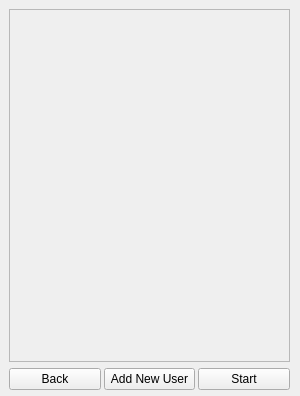
<?xml version="1.0" encoding="UTF-8"?>
<ui version="4.0">
 <class>Users</class>
 <widget class="QMainWindow" name="Users">
  <property name="geometry">
   <rect>
    <x>0</x>
    <y>0</y>
    <width>300</width>
    <height>396</height>
   </rect>
  </property>
  <property name="windowTitle">
   <string>MainWindow</string>
  </property>
  <widget class="QWidget" name="centralwidget">
   <widget class="QWidget" name="verticalLayoutWidget">
    <property name="geometry">
     <rect>
      <x>9</x>
      <y>9</y>
      <width>281</width>
      <height>381</height>
     </rect>
    </property>
    <layout class="QVBoxLayout" name="verticalLayout">
     <item>
      <widget class="QScrollArea" name="scrollArea">
       <property name="widgetResizable">
        <bool>true</bool>
       </property>
       <widget class="QWidget" name="scrollAreaWidgetContents">
        <property name="geometry">
         <rect>
          <x>0</x>
          <y>0</y>
          <width>277</width>
          <height>342</height>
         </rect>
        </property>
       </widget>
      </widget>
     </item>
     <item>
      <layout class="QHBoxLayout" name="horizontalLayout" stretch="0,0,0">
       <property name="spacing">
        <number>3</number>
       </property>
       <item>
        <widget class="QPushButton" name="BackButton">
         <property name="text">
          <string>Back</string>
         </property>
        </widget>
       </item>
       <item>
        <widget class="QPushButton" name="addNewUserButton">
         <property name="text">
          <string>Add New User</string>
         </property>
        </widget>
       </item>
       <item>
        <widget class="QPushButton" name="startButton">
         <property name="text">
          <string>Start</string>
         </property>
        </widget>
       </item>
      </layout>
     </item>
    </layout>
   </widget>
  </widget>
 </widget>
 <resources/>
 <connections/>
</ui>
